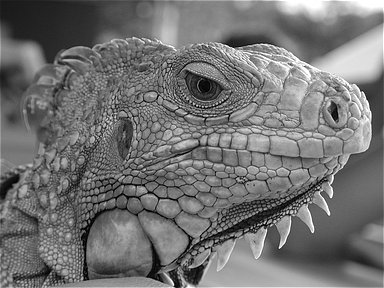
#> input picture 001.jpg, 384 x 288 px
$ python 001.py
#> lines starting #> are read from the running program, lines starting #| are printed output that depends on the picture
import cv2
from PIL import Image

img = cv2.imread('001.jpg',0)  # open file ;  0 to tell the computer that image is  Gray Scale
#> img is the input picture: shape (288, 384); min 0, max 255, mean 114.5

Pixel = img.shape  #get the size of image
#> Pixel = (288, 384)
x = Pixel[0] #x of image
#> x = 288
y = Pixel[1] #y for image
#> y = 384
# [6 lines of commented-out code are left out]

DM = [[0,8,2,10],[12,4,14,6],[3,11,1,9],[15,7,13,5]] #Dither Matrix

for i in range(x):
    for j in range(y):
        img[i][j] = img[i][j] * 16 / 255


for i in range(x):
    for j in range(y):
        if img[i][j] > DM[i%4][j%4]:
            img[i][j] = 255
        else:
            img[i][j] = 0
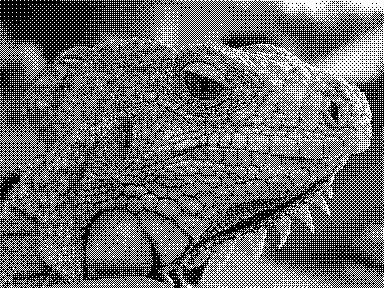
#> img: shape (288, 384); 41.8% white in thin lines or dots


cv2.imshow('img',img) #show the result
cv2.waitKey()

img = Image.open('004.jpg').convert('L')
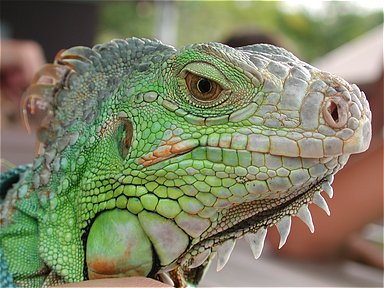
#> input picture 004.jpg, 384 x 288 px
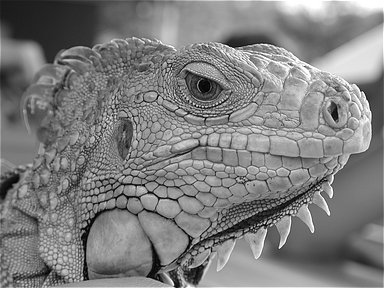
#> img: PIL image 384x288 L; min 1, max 255, mean 126.4
img.show()

x = img.size[0]
#> x = 384
y = img.size[1]
#> y = 288

for i in range(x):
    for j in range(y):
        rgba = img.getpixel((i,j))
        print(rgba)
        #print(rgba)
#> (the run stopped early here; a loop or call above may not have finished)
